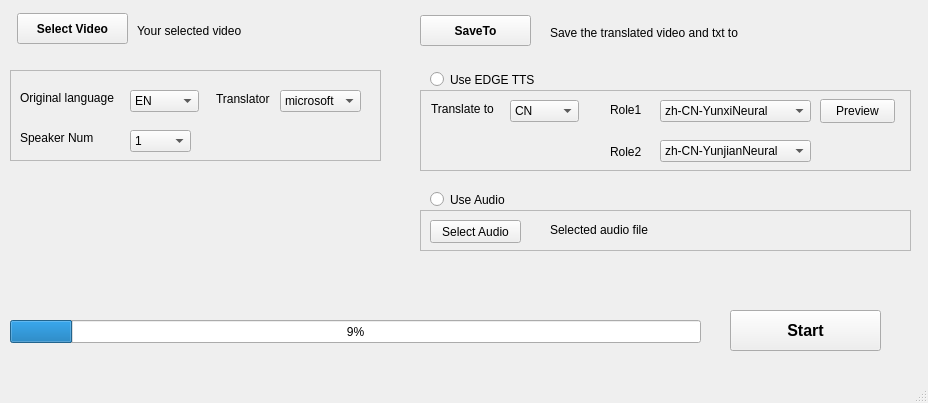
<?xml version="1.0" encoding="UTF-8"?>
<ui version="4.0">
 <class>MainWindow</class>
 <widget class="QMainWindow" name="MainWindow">
  <property name="geometry">
   <rect>
    <x>0</x>
    <y>0</y>
    <width>928</width>
    <height>403</height>
   </rect>
  </property>
  <property name="windowTitle">
   <string>SynthereDub</string>
  </property>
  <property name="iconSize">
   <size>
    <width>20</width>
    <height>20</height>
   </size>
  </property>
  <widget class="QWidget" name="centralwidget">
   <widget class="QPushButton" name="startbut">
    <property name="geometry">
     <rect>
      <x>730</x>
      <y>310</y>
      <width>151</width>
      <height>41</height>
     </rect>
    </property>
    <property name="font">
     <font>
      <family>Microsoft YaHei UI</family>
      <pointsize>12</pointsize>
      <bold>true</bold>
     </font>
    </property>
    <property name="styleSheet">
     <string notr="true"/>
    </property>
    <property name="text">
     <string>Start</string>
    </property>
    <property name="default">
     <bool>false</bool>
    </property>
    <property name="flat">
     <bool>false</bool>
    </property>
   </widget>
   <widget class="QPushButton" name="select_inputpath">
    <property name="geometry">
     <rect>
      <x>17</x>
      <y>13</y>
      <width>111</width>
      <height>31</height>
     </rect>
    </property>
    <property name="font">
     <font>
      <bold>true</bold>
     </font>
    </property>
    <property name="text">
     <string>Select Video</string>
    </property>
   </widget>
   <widget class="QPushButton" name="select_savepath">
    <property name="geometry">
     <rect>
      <x>420</x>
      <y>15</y>
      <width>111</width>
      <height>31</height>
     </rect>
    </property>
    <property name="font">
     <font>
      <bold>true</bold>
     </font>
    </property>
    <property name="text">
     <string>SaveTo</string>
    </property>
   </widget>
   <widget class="QLabel" name="inputpath_2">
    <property name="geometry">
     <rect>
      <x>137</x>
      <y>23</y>
      <width>271</width>
      <height>16</height>
     </rect>
    </property>
    <property name="font">
     <font>
      <italic>false</italic>
     </font>
    </property>
    <property name="text">
     <string>Your selected video </string>
    </property>
   </widget>
   <widget class="QLabel" name="savepath">
    <property name="geometry">
     <rect>
      <x>550</x>
      <y>25</y>
      <width>311</width>
      <height>16</height>
     </rect>
    </property>
    <property name="font">
     <font>
      <italic>false</italic>
     </font>
    </property>
    <property name="text">
     <string>Save the translated video and txt to</string>
    </property>
   </widget>
   <widget class="QLabel" name="label">
    <property name="geometry">
     <rect>
      <x>20</x>
      <y>90</y>
      <width>111</width>
      <height>16</height>
     </rect>
    </property>
    <property name="font">
     <font>
      <underline>false</underline>
     </font>
    </property>
    <property name="text">
     <string>Original language</string>
    </property>
   </widget>
   <widget class="QLabel" name="label_2">
    <property name="geometry">
     <rect>
      <x>431</x>
      <y>101</y>
      <width>71</width>
      <height>16</height>
     </rect>
    </property>
    <property name="font">
     <font>
      <pointsize>9</pointsize>
     </font>
    </property>
    <property name="text">
     <string>Translate to</string>
    </property>
   </widget>
   <widget class="QComboBox" name="origin_lang">
    <property name="geometry">
     <rect>
      <x>130</x>
      <y>90</y>
      <width>69</width>
      <height>22</height>
     </rect>
    </property>
    <item>
     <property name="text">
      <string>EN</string>
     </property>
    </item>
    <item>
     <property name="text">
      <string>AutoDetect</string>
     </property>
    </item>
   </widget>
   <widget class="QComboBox" name="target_lang">
    <property name="geometry">
     <rect>
      <x>510</x>
      <y>100</y>
      <width>69</width>
      <height>22</height>
     </rect>
    </property>
    <item>
     <property name="text">
      <string>CN</string>
     </property>
    </item>
   </widget>
   <widget class="QLabel" name="label_3">
    <property name="geometry">
     <rect>
      <x>610</x>
      <y>102</y>
      <width>41</width>
      <height>16</height>
     </rect>
    </property>
    <property name="text">
     <string>Role1</string>
    </property>
   </widget>
   <widget class="QComboBox" name="role1">
    <property name="geometry">
     <rect>
      <x>660</x>
      <y>100</y>
      <width>151</width>
      <height>22</height>
     </rect>
    </property>
    <item>
     <property name="text">
      <string>zh-CN-YunxiNeural</string>
     </property>
    </item>
    <item>
     <property name="text">
      <string>zh-CN-YunjianNeural</string>
     </property>
    </item>
    <item>
     <property name="text">
      <string>zh-CN-XiaoxiaoNeural</string>
     </property>
    </item>
    <item>
     <property name="text">
      <string>zh-CN-XiaoyiNeural</string>
     </property>
    </item>
   </widget>
   <widget class="QPushButton" name="preview_role">
    <property name="geometry">
     <rect>
      <x>820</x>
      <y>99</y>
      <width>75</width>
      <height>24</height>
     </rect>
    </property>
    <property name="text">
     <string>Preview</string>
    </property>
   </widget>
   <widget class="QProgressBar" name="translate_process_bar">
    <property name="geometry">
     <rect>
      <x>10</x>
      <y>320</y>
      <width>691</width>
      <height>23</height>
     </rect>
    </property>
    <property name="cursor">
     <cursorShape>UpArrowCursor</cursorShape>
    </property>
    <property name="value">
     <number>9</number>
    </property>
   </widget>
   <widget class="QLabel" name="label_4">
    <property name="geometry">
     <rect>
      <x>216</x>
      <y>91</y>
      <width>71</width>
      <height>16</height>
     </rect>
    </property>
    <property name="text">
     <string>Translator</string>
    </property>
   </widget>
   <widget class="QComboBox" name="translator">
    <property name="geometry">
     <rect>
      <x>280</x>
      <y>90</y>
      <width>81</width>
      <height>22</height>
     </rect>
    </property>
    <item>
     <property name="text">
      <string>microsoft</string>
     </property>
    </item>
   </widget>
   <widget class="QRadioButton" name="radio_use_tts">
    <property name="geometry">
     <rect>
      <x>430</x>
      <y>70</y>
      <width>121</width>
      <height>19</height>
     </rect>
    </property>
    <property name="text">
     <string>Use EDGE TTS</string>
    </property>
   </widget>
   <widget class="QRadioButton" name="radio_use_audio">
    <property name="geometry">
     <rect>
      <x>430</x>
      <y>190</y>
      <width>98</width>
      <height>19</height>
     </rect>
    </property>
    <property name="text">
     <string>Use Audio</string>
    </property>
   </widget>
   <widget class="QPushButton" name="select_audio_file_but">
    <property name="geometry">
     <rect>
      <x>430</x>
      <y>220</y>
      <width>91</width>
      <height>23</height>
     </rect>
    </property>
    <property name="text">
     <string>Select Audio</string>
    </property>
   </widget>
   <widget class="QFrame" name="frame">
    <property name="geometry">
     <rect>
      <x>420</x>
      <y>90</y>
      <width>491</width>
      <height>81</height>
     </rect>
    </property>
    <property name="frameShape">
     <enum>QFrame::Shape::StyledPanel</enum>
    </property>
    <property name="frameShadow">
     <enum>QFrame::Shadow::Raised</enum>
    </property>
    <widget class="QLabel" name="label_5">
     <property name="geometry">
      <rect>
       <x>190</x>
       <y>54</y>
       <width>41</width>
       <height>16</height>
      </rect>
     </property>
     <property name="text">
      <string>Role2</string>
     </property>
    </widget>
    <widget class="QComboBox" name="role2">
     <property name="geometry">
      <rect>
       <x>240</x>
       <y>50</y>
       <width>151</width>
       <height>22</height>
      </rect>
     </property>
     <item>
      <property name="text">
       <string>zh-CN-YunjianNeural</string>
      </property>
     </item>
     <item>
      <property name="text">
       <string>zh-CN-YunxiNeural</string>
      </property>
     </item>
     <item>
      <property name="text">
       <string>zh-CN-XiaoxiaoNeural</string>
      </property>
     </item>
     <item>
      <property name="text">
       <string>zh-CN-XiaoyiNeural</string>
      </property>
     </item>
    </widget>
   </widget>
   <widget class="QFrame" name="frame_2">
    <property name="geometry">
     <rect>
      <x>10</x>
      <y>70</y>
      <width>371</width>
      <height>91</height>
     </rect>
    </property>
    <property name="frameShape">
     <enum>QFrame::Shape::StyledPanel</enum>
    </property>
    <property name="frameShadow">
     <enum>QFrame::Shadow::Raised</enum>
    </property>
    <widget class="QLabel" name="label_6">
     <property name="geometry">
      <rect>
       <x>10</x>
       <y>60</y>
       <width>111</width>
       <height>16</height>
      </rect>
     </property>
     <property name="font">
      <font>
       <underline>false</underline>
      </font>
     </property>
     <property name="text">
      <string>Speaker Num</string>
     </property>
    </widget>
    <widget class="QComboBox" name="speaknum_box">
     <property name="geometry">
      <rect>
       <x>120</x>
       <y>60</y>
       <width>61</width>
       <height>22</height>
      </rect>
     </property>
     <item>
      <property name="text">
       <string>1</string>
      </property>
     </item>
     <item>
      <property name="text">
       <string>2</string>
      </property>
     </item>
    </widget>
   </widget>
   <widget class="QFrame" name="frame_3">
    <property name="geometry">
     <rect>
      <x>420</x>
      <y>210</y>
      <width>491</width>
      <height>41</height>
     </rect>
    </property>
    <property name="frameShape">
     <enum>QFrame::Shape::StyledPanel</enum>
    </property>
    <property name="frameShadow">
     <enum>QFrame::Shadow::Raised</enum>
    </property>
    <widget class="QLabel" name="ref_audio_file_lab">
     <property name="geometry">
      <rect>
       <x>130</x>
       <y>10</y>
       <width>291</width>
       <height>20</height>
      </rect>
     </property>
     <property name="text">
      <string>Selected audio file</string>
     </property>
    </widget>
   </widget>
   <zorder>frame_3</zorder>
   <zorder>frame_2</zorder>
   <zorder>frame</zorder>
   <zorder>startbut</zorder>
   <zorder>select_inputpath</zorder>
   <zorder>select_savepath</zorder>
   <zorder>inputpath_2</zorder>
   <zorder>savepath</zorder>
   <zorder>label</zorder>
   <zorder>label_2</zorder>
   <zorder>origin_lang</zorder>
   <zorder>target_lang</zorder>
   <zorder>label_3</zorder>
   <zorder>role1</zorder>
   <zorder>preview_role</zorder>
   <zorder>translate_process_bar</zorder>
   <zorder>label_4</zorder>
   <zorder>translator</zorder>
   <zorder>radio_use_tts</zorder>
   <zorder>radio_use_audio</zorder>
   <zorder>select_audio_file_but</zorder>
  </widget>
  <widget class="QMenuBar" name="menubar">
   <property name="geometry">
    <rect>
     <x>0</x>
     <y>0</y>
     <width>928</width>
     <height>33</height>
    </rect>
   </property>
  </widget>
  <widget class="QStatusBar" name="statusbar"/>
 </widget>
 <resources/>
 <connections/>
</ui>
